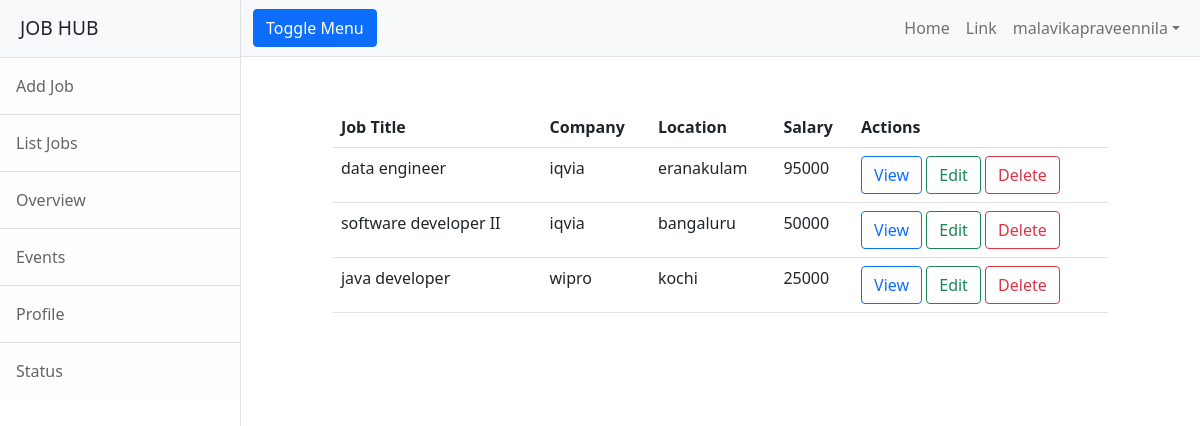
Screenshot of /employer/job/all (signed in) with the database file from the repository.
### employer/models.py (models this page shows, shortened)
class Jobs(models.Model):
    job_title=models.CharField(max_length=150)
    company_name=models.CharField(max_length=150)
    location=models.CharField(max_length=150)
    salary=models.PositiveIntegerField(null=True)
    experience=models.PositiveIntegerField(default=0)

### employer/views.py (the view)
# urls.py: path('job/all',views.ListJobViews.as_view(),name="emp-alljob"),
class ListJobViews(ListView):
    model=Jobs
    context_object_name="jobs"
    template_name="emp-listjob.html"

### employer/templates/emp-listjob.html
{%extends 'base.html' %}
{%block body_block%}
<div class="row" style="margin-top:50px">
<div class="col-1"></div>
<div class="col-10">
    <table class="table">
    <tr>
    <th>Job Title</th>
    <th>Company</th>
    <th>Location</th>
    <th>Salary</th>
    <th>Actions</th>
    </tr>
    {%for job in jobs%}
    <tr>
        <td>{{job.job_title}}</td>
        <td>{{job.company_name}}</td>
        <td>{{job.location}}</td>
        <td>{{job.salary}}</td>
        <td>
            <a href="{%url 'emp-jobdetail' job.id%}" class="btn btn-outline-primary">View</a>
            <a href="{%url 'emp-editjob' job.id%}" class="btn btn-outline-success">Edit</a>
            <a href="{%url 'emp-deletejob' job.id%}" class="btn btn-outline-danger">Delete</a>
        </td>
    </tr>
    {%endfor%}
    </table>
</div>
<div class="col-1"></div>
    </div>
{%endblock%}

### employer/templates/base.html (shortened to what this page needs)
<!DOCTYPE html>
{%load static%}
<html lang="en">
    <head>
        <link href="{%static 'css/styles.css'%}" rel="stylesheet" />
    </head>
    <body>
        <div class="d-flex" id="wrapper">
            <div class="border-end bg-white" id="sidebar-wrapper">
                <div class="sidebar-heading border-bottom bg-light">JOB HUB </div>
                <div class="list-group list-group-flush">
                    <a class="list-group-item list-group-item-action list-group-item-light p-3" href="{%url 'emp-addjob' %}">Add Job</a>
                    <a class="list-group-item list-group-item-action list-group-item-light p-3" href="{%url 'emp-alljob' %}">List Jobs</a>
                    <a class="list-group-item list-group-item-action list-group-item-light p-3" href="#!">Overview</a>
                    <a class="list-group-item list-group-item-action list-group-item-light p-3" href="#!">Events</a>
                    <a class="list-group-item list-group-item-action list-group-item-light p-3" href="#!">Profile</a>
                    <a class="list-group-item list-group-item-action list-group-item-light p-3" href="#!">Status</a>
                </div>
            </div>
            <div id="page-content-wrapper">
                <nav class="navbar navbar-expand-lg navbar-light bg-light border-bottom">
                    <div class="container-fluid">
                        <button class="btn btn-primary" id="sidebarToggle">Toggle Menu</button>
                        <div class="collapse navbar-collapse" id="navbarSupportedContent">
                            <ul class="navbar-nav ms-auto mt-2 mt-lg-0">
                                <li class="nav-item active"><a class="nav-link" href="{%url 'emp-home'%}">Home</a></li>
                                <li class="nav-item"><a class="nav-link" href="#!">Link</a></li>
                                <li class="nav-item dropdown">
                                    <a class="nav-link dropdown-toggle" id="navbarDropdown" href="#" role="button" data-bs-toggle="dropdown" aria-haspopup="true" aria-expanded="false">{{request.user}}</a>
                                </li>
                            </ul>
                        </div>
                    </div>
                </nav>
                <div class="container-fluid">
                    {%block body_block%}
                    {%endblock%}
                </div>
            </div>
        </div>
    </body>
</html>

### rows the page displays
Jobs: job_title "data engineer", company_name "iqvia", location "eranakulam", salary "95000"
Jobs: job_title "software developer II", company_name "iqvia", location "bangaluru", salary "50000"
Jobs: job_title "java developer", company_name "wipro", location "kochi", salary "25000"

### other values shown
{{ request.user }} "malavikapraveennila"
